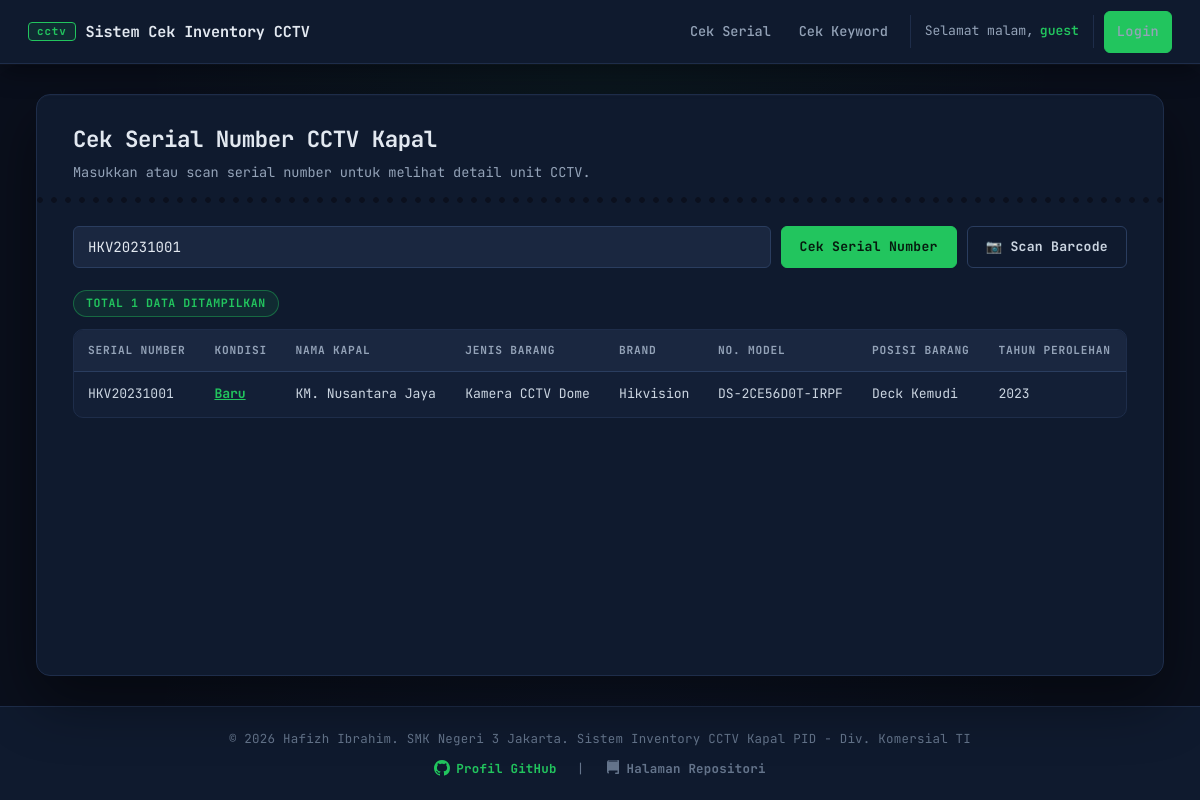
/index.php?serial_number=HKV20231001, run on the app's committed database.
### tables this page shows
CREATE TABLE `cctv_inventory` (
  `id` int(11) NOT NULL,
  `serial_number` varchar(100) NOT NULL,
  `kondisi` enum('Baru','Sangat Baik','Baik','Cukup','Rusak') DEFAULT 'Baru',
  `nama_kapal` varchar(150) NOT NULL,
  `jenis_barang` varchar(100) NOT NULL,
  `brand_barang` varchar(100) NOT NULL,
  `no_model` varchar(100) NOT NULL,
  `posisi_barang` varchar(150) NOT NULL,
  `tahun_perolehan` year(4) NOT NULL,
  `created_at` timestamp NOT NULL DEFAULT current_timestamp(),
  `updated_at` timestamp NOT NULL DEFAULT current_timestamp() ON UPDATE current_timestamp()
);

### index.php (the view, shortened to what this page needs)
<?php
require_once __DIR__ . '/config.php';
function getDeskripsiKondisi($kondisi) {
    switch($kondisi) {
        case 'Baru': return 'Kondisi 100% sempurna, segel pabrik, belum aktivasi';
    }
}
$keyword = trim($_GET['serial_number'] ?? '');
$results = [];
$hasSearched = $keyword !== '';
if ($hasSearched) {
    $stmt = $pdo->prepare(
        "SELECT id, serial_number, kondisi, nama_kapal, jenis_barang, brand_barang, no_model, posisi_barang, tahun_perolehan
         FROM cctv_inventory
         WHERE serial_number LIKE :keyword
         ORDER BY nama_kapal ASC"
    );
    $stmt->execute(['keyword' => '%' . $keyword . '%']);
    $results = $stmt->fetchAll();
} elseif (function_exists('isAdmin') && isAdmin()) {
    $results = $pdo->query(
        "SELECT id, serial_number, kondisi, nama_kapal, jenis_barang, brand_barang, no_model, posisi_barang, tahun_perolehan
         FROM cctv_inventory ORDER BY nama_kapal ASC"
    )->fetchAll();
}
?>
<!DOCTYPE html>
<html lang="id">
<head>
<link rel="stylesheet" href="assets/style.css">
</head>
<body>
<?php include __DIR__ . '/partials/navbar.php'; ?>
<div class="container">
    <h1>Cek Serial Number CCTV Kapal</h1>
    <p class="subtitle">Masukkan atau scan serial number untuk melihat detail unit CCTV.</p>
    <form method="get" action="" class="search-form" id="search-form">
        <input
            type="text"
            name="serial_number"
            id="serial_number_input"
            placeholder="Contoh: HKV20231001"
            value="<?= htmlspecialchars($keyword) ?>"
            autofocus
        >
        <button type="submit" class="btn">Cek Serial Number</button>
        <button type="button" id="btn-scan" class="btn btn-secondary">📷 Scan Barcode</button>
    </form>
<?php if (count($results) > 0): ?>
        <div><span class="badge badge-blue">Total <?= count($results) ?> data ditampilkan</span></div>
        <div class="table-wrap">
        <table>
            <thead>
                <tr>
                    <th>Serial Number</th>
					<th>Kondisi</th>
                    <th>Nama Kapal</th>
                    <th>Jenis Barang</th>
                    <th>Brand</th>
                    <th>No. Model</th>
                    <th>Posisi Barang</th>
                    <th>Tahun Perolehan</th>
                </tr>
            </thead>
            <tbody>
                <?php foreach ($results as $row): ?>
                    <tr>
                        <td><?= htmlspecialchars($row['serial_number']) ?></td>
						<td style="cursor: pointer; color: var(--accent); text-decoration: underline; font-weight: bold;"
							title="<?= htmlspecialchars(getDeskripsiKondisi($row['kondisi'] ?? 'Baru')) ?>"
							onclick="showKondisiLog(<?= (int)$row['id'] ?>, '<?= htmlspecialchars($row['serial_number']) ?>')">
							<?= htmlspecialchars($row['kondisi'] ?? 'Baru') ?>
						</td>
                        <td><?= htmlspecialchars($row['nama_kapal']) ?></td>
                        <td><?= htmlspecialchars($row['jenis_barang']) ?></td>
                        <td><?= htmlspecialchars($row['brand_barang']) ?></td>
                        <td><?= htmlspecialchars($row['no_model']) ?></td>
                        <td><?= htmlspecialchars($row['posisi_barang']) ?></td>
                        <td><?= htmlspecialchars($row['tahun_perolehan']) ?></td>
                    </tr>
                <?php endforeach; ?>
            </tbody>
        </table>
        </div>
    <?php endif; ?>
</div>
<?php include __DIR__ . '/partials/footer.php'; ?>
</body>
</html>

### data on the page
cctv_inventory: serial_number "HKV20231001", kondisi "Baru", nama_kapal "KM. Nusantara Jaya", jenis_barang "Kamera CCTV Dome", brand_barang "Hikvision", no_model "DS-2CE56D0T-IRPF", posisi_barang "Deck Kemudi", tahun_perolehan "2023"

### other printed values
$greet "Selamat malam"
$_SESSION['username'] "guest"
count($results) "1"
